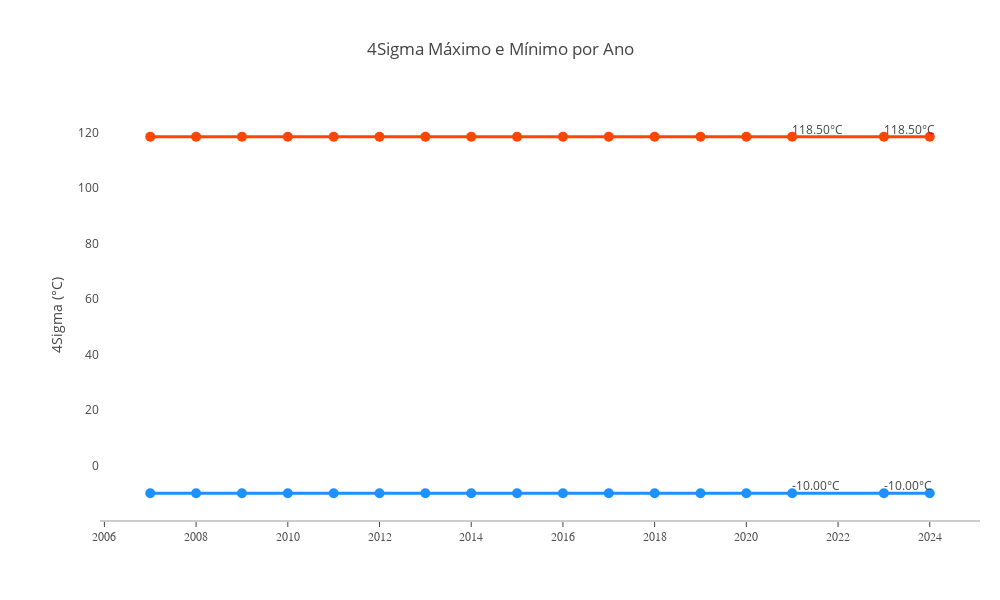

Notebook cell for this chart:
### Markdown cell above
## gráfico 4Sigma Max e Min

### Code cell
if 'data' in df_araraquara.columns:
    # Se a coluna de data estiver em formato string ou datetime, extraímos o ano
    df_araraquara['ano'] = pd.to_datetime(df_araraquara['data']).dt.year

# Verificando se a coluna 'ano' 
if 'ano' not in df_araraquara.columns:
    raise ValueError("A coluna 'ano' não foi encontrada no dataframe.")

# Definindo os dados para o 4Sigma
anos = df_araraquara['ano'].unique() 
sigma_max = [centro_ftn_max_4sigma] * len(anos)  # Valores simulados para o 4Sigma máximo
sigma_min = [centro_ftn_min_4sigma] * len(anos)  # Valores simulados para o 4Sigma mínimo

# Definindo as cores e o tamanho dos marcadores
colors = ['rgb(255, 69, 0)', 'rgb(30, 144, 255)']  # Laranja para Max, Azul para Min
mode_size = [10, 10]
line_size = [3, 3]

# Criando a figura
fig = go.Figure()

# Plotando a linha para o 4Sigma Máximo
fig.add_trace(go.Scatter(x=anos, y=sigma_max, mode='lines+markers',
                         name='4Sigma Máximo',
                         line=dict(color=colors[0], width=line_size[0]),
                         marker=dict(size=mode_size[0]),
                         connectgaps=True))

# Plotando a linha para o 4Sigma Mínimo
fig.add_trace(go.Scatter(x=anos, y=sigma_min, mode='lines+markers',
                         name='4Sigma Mínimo',
                         line=dict(color=colors[1], width=line_size[1]),
                         marker=dict(size=mode_size[1]),
                         connectgaps=True))

# Adicionando rótulos nas extremidades das linhas
fig.add_trace(go.Scatter(
    x=[anos[0]], 
    y=[sigma_max[0]], 
    mode='text', 
    text=[f'{sigma_max[0]:.2f}°C'], 
    textposition='top right', 
    showlegend=False
))

fig.add_trace(go.Scatter(
    x=[anos[-1]], 
    y=[sigma_max[-1]], 
    mode='text', 
    text=[f'{sigma_max[-1]:.2f}°C'], 
    textposition='top right', 
    showlegend=False
))

fig.add_trace(go.Scatter(
    x=[anos[0]], 
    y=[sigma_min[0]], 
    mode='text', 
    text=[f'{sigma_min[0]:.2f}°C'], 
    textposition='top right', 
    showlegend=False
))

fig.add_trace(go.Scatter(
    x=[anos[-1]], 
    y=[sigma_min[-1]], 
    mode='text', 
    text=[f'{sigma_min[-1]:.2f}°C'], 
    textposition='top right', 
    showlegend=False
))

# Atualizando layout do gráfico
fig.update_layout(
    title='4Sigma Máximo e Mínimo por Ano',
    xaxis=dict(
        showline=True,
        showgrid=False,
        showticklabels=True,
        linecolor='rgb(204, 204, 204)',
        linewidth=2,
        ticks='outside',
        tickfont=dict(family='Arial', size=12, color='rgb(82, 82, 82)'),
    ),
    yaxis=dict(
        showgrid=False,
        zeroline=False,
        showline=False,
        showticklabels=True,
        title='4Sigma (°C)',
    ),
    autosize=False,
    width=1000,  # Largura aumentada
    height=600,  # Altura aumentada
    margin=dict(autoexpand=False, l=100, r=20, t=110),
    plot_bgcolor='white'
)

fig.show()

### Figure 1 — Plotly figure (JSON) as saved in the notebook; plotly's stock layout.template omitted (floating-point values rounded to 4 significant figures)
{"data": [{"connectgaps": true, "line": {"color": "rgb(255, 69, 0)", "width": 3}, "marker": {"size": 10}, "mode": "lines+markers", "name": "4Sigma Máximo", "type": "scatter", "x": [2023, 2024, 2007, 2008, 2009, 2010, 2011, 2012, 2013, 2014, 2015, 2016, 2017, 2018, 2019, 2020, 2021], "y": [118.5, 118.5, 118.5, 118.5, 118.5, 118.5, 118.5, 118.5, 118.5, 118.5, 118.5, 118.5, 118.5, 118.5, 118.5, 118.5, 118.5]}, {"connectgaps": true, "line": {"color": "rgb(30, 144, 255)", "width": 3}, "marker": {"size": 10}, "mode": "lines+markers", "name": "4Sigma Mínimo", "type": "scatter", "x": [2023, 2024, 2007, 2008, 2009, 2010, 2011, 2012, 2013, 2014, 2015, 2016, 2017, 2018, 2019, 2020, 2021], "y": [-10, -10, -10, -10, -10, -10, -10, -10, -10, -10, -10, -10, -10, -10, -10, -10, -10]}, {"mode": "text", "showlegend": false, "text": ["118.50°C"], "textposition": "top right", "type": "scatter", "x": [2023], "y": [118.5]}, {"mode": "text", "showlegend": false, "text": ["118.50°C"], "textposition": "top right", "type": "scatter", "x": [2021], "y": [118.5]}, {"mode": "text", "showlegend": false, "text": ["-10.00°C"], "textposition": "top right", "type": "scatter", "x": [2023], "y": [-10]}, {"mode": "text", "showlegend": false, "text": ["-10.00°C"], "textposition": "top right", "type": "scatter", "x": [2021], "y": [-10]}], "layout": {"autosize": false, "height": 600, "margin": {"autoexpand": false, "l": 100, "r": 20, "t": 110}, "plot_bgcolor": "white", "title": {"text": "4Sigma Máximo e Mínimo por Ano"}, "width": 1000, "xaxis": {"linecolor": "rgb(204, 204, 204)", "linewidth": 2, "showgrid": false, "showline": true, "showticklabels": true, "tickfont": {"color": "rgb(82, 82, 82)", "family": "Arial", "size": 12}, "ticks": "outside"}, "yaxis": {"showgrid": false, "showline": false, "showticklabels": true, "title": {"text": "4Sigma (°C)"}, "zeroline": false}}}
